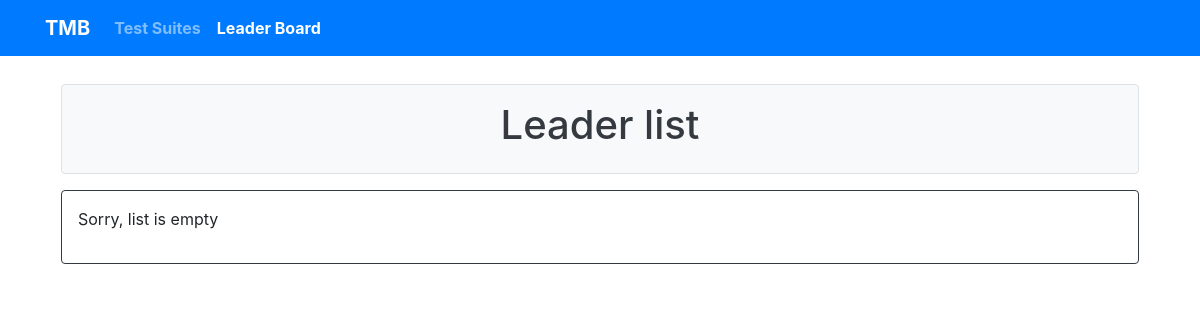
The page /test/leader_board/ (signed in) on the database as committed earlier.
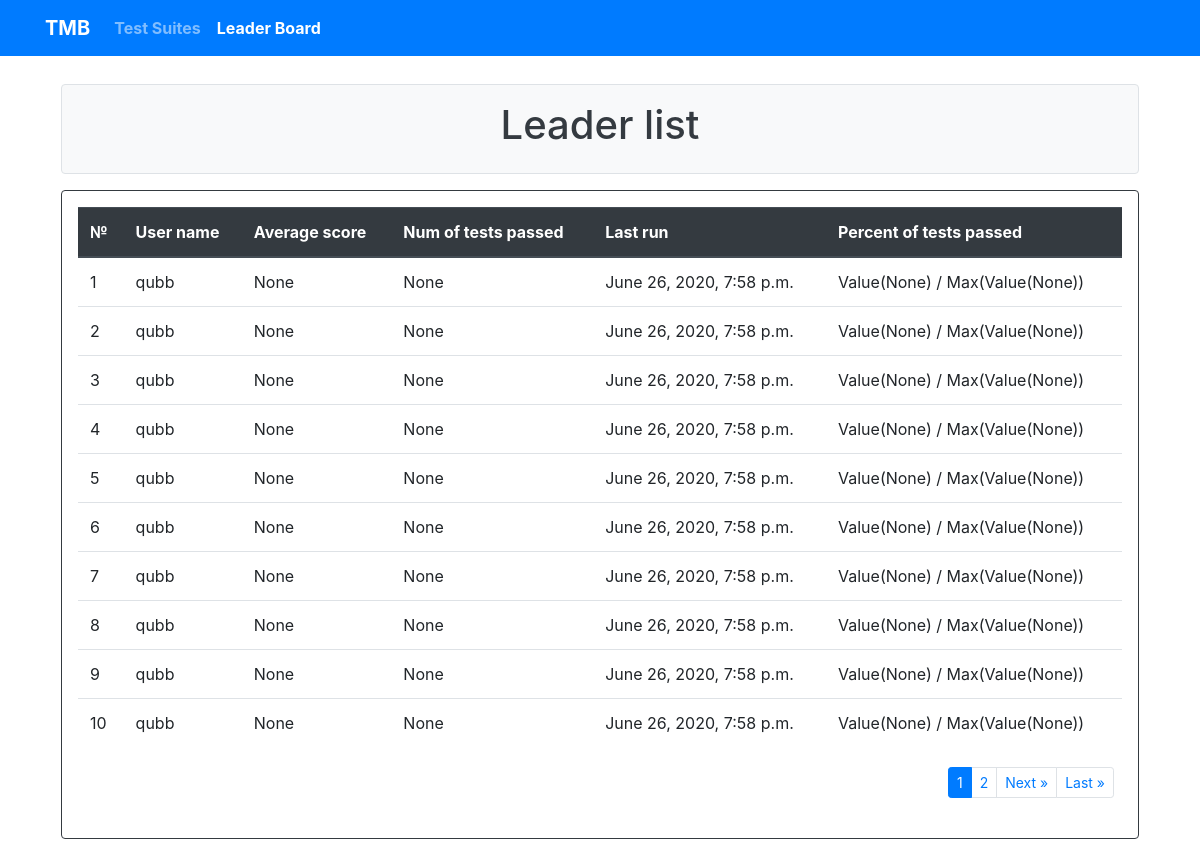
The same page on the database as committed later.
### testsuite/models.py (models this page shows, shortened)
class TestResult(models.Model):
    user = models.ForeignKey(to=settings.AUTH_USER_MODEL, related_name='test_result', on_delete=models.CASCADE)
    test = models.ForeignKey(to=Test, related_name='test_result', on_delete=models.CASCADE)
    avr_score = models.DecimalField(max_digits=10, decimal_places=2, default=0.0,
                                    validators=[MinValueValidator(0), MaxValueValidator(100)])
    datetime_run = models.DateTimeField(auto_now_add=True)
    is_completed = models.BooleanField(default=False)
    is_new = models.BooleanField(default=True)

### account/models.py (models this page shows, shortened)
class User(AbstractUser):
    image = models.ImageField(default='default.jpg', upload_to='pics')
    avr_score = models.PositiveIntegerField(null=True, blank=True)
    tests_list_passed = models.PositiveIntegerField(null=True, blank=True)
    def test_last_run(self):
        last_run = self.test_result.order_by('-id').first()
        return last_run.datetime_run
    def percent(self):
        max_score = Max(self.avr_score)
        new = self.avr_score / max_score
        return new

### testsuite/views.py (the view)
# urls.py: path('leader_board/', LeaderBoardView.as_view(), name='leader_list'),
class LeaderBoardView(LoginRequiredMixin, ListView):
    model = TestResult
    template_name = 'leader_list.html'
    context_object_name = 'leader_list'
    login_url = reverse_lazy('account:login')
    paginate_by = 10
    def get_queryset(self):
        qs = super().get_queryset()
        return qs

### testsuite/templates/leader_list.html (shortened to what this page needs)
{% extends 'base.html' %}
{% load crispy_forms_tags %}
{% block title %}
    Leader list
{% endblock %}
{% block content %}
    {% if leader_list %}
        <table class="table table-hover">
            <thead class="thead-dark">
                <tr>
                  <th>№</th>
                  <th>User name</th>
                  <th>Average score</th>
                  <th>Num of tests passed</th>
                  <th>Last run</th>
                  <th>Percent of tests passed</th>
                </tr>
            </thead>
            {% for leader in leader_list %}
                <tr>
                  <td> {{ leader.id }} </td>
                  <td> {{ leader.user.username }}</td>
                  <td> {{ leader.user.avr_score }}</td>
                  <td> {{ leader.user.tests_list_passed }}</td>
                  <td> {{ leader.user.test_last_run }}</td>
                  <td> {{ leader.user.percent }}</td>
                </tr>
            {% endfor %}
        </table>
        <div class="p-1 m-1">
            {% include 'includes/pagination.html' %}
        </div>
    {% else %}
        <p>Sorry, list is empty</p>
    {% endif %}
{% endblock %}

### templates/base.html (shortened to what this page needs)
<!DOCTYPE html>
{% load static %}
{% url 'test:test_list' as testsuite_url %}
{% url 'test:leader_list' as leaderboard_url %}
{% url 'profile' as profile_url %}
{% url 'login' as login_url %}
{% url 'logout' as logout_url %}
{% url 'register' as register_url %}
<html lang="en">
<head>
    <link rel="stylesheet" href="https://stackpath.bootstrapcdn.com/bootstrap/4.5.0/css/bootstrap.min.css">
</head>
<body>
    <nav class="navbar navbar-default navbar-fixed-top navbar-expand-lg navbar-dark bg-primary font-weight-bold ">
        <div class="container">
            <a class="navbar-brand" href="{% url 'index' %}">TMB</a>
            <div class="collapse navbar-collapse" id="navbarSupportedContent">
                <ul class="navbar-nav mr-auto">
                    <li class="nav-item {% if request.path == testsuite_url %} active {%endif%}">
                        <a class="nav-link" href="{{ testsuite_url }}">Test Suites <span class="sr-only">(current)</span></a>
                    </li>
                    <li class="nav-item {% if request.path == leaderboard_url %} active {%endif%}">
                        <a class="nav-link" href="{{ leaderboard_url }}">Leader Board</a>
                    </li>
                </ul>
            </div>
        </div>
    </nav>
    <div class="container">
        <div class="p-1 m-1">
        </div>
        <div class="border rounded text-center p-3 m-3 bg-light text-dark" >
            <h1>{% block title %}{{ title }}{% endblock %}</h1>
        </div>
        <div class="border border-dark rounded p-3 m-3">
            {% block content %}
            {% endblock %}
        </div>
    </div>
</body>
</html>

### templates/includes/pagination.html (shortened to what this page needs)
<nav aria-label="pagination page">
        <ul class="pagination justify-content-end pagination-sm">
            {% with offset=3 %}
                {% for number_page in page_obj.paginator.page_range %}
                    {% if number_page == page_obj.number %}
                        <li class="page-item active">
                            <a class="page-link" href="#">{{ page_obj.number }} <span class="sr-only">(current)</span></a>
                        </li>
                    {% elif number_page > page_obj.number|add:-3 and number_page < page_obj.number|add:3  %}
                        <li class="page-item">
                            <a class="page-link" href="?page={{ number_page }}">{{ number_page }} </a>
                        </li>
                    {% endif %}
                {% endfor %}
        {% endwith %}
            {% if page_obj.has_next %}
                <li class="page-item">
                    <a class="page-link" href="?page={{ page_obj.next_page_number }}" aria-label="Next">
                        <span aria-hidden="true">Next &raquo;</span>
                    </a>
                <li class="page-item">
                    <a class="page-link" href="?page={{ page_obj.paginator.num_pages }}" aria-label="Last">
                        <span aria-hidden="true">Last &raquo;</span>
                    </a>
                {% endif %}
        </ul>
    </nav>

Rows that differ between the two databases and show on the page:
added TestResult: id "1", user.username "qubb", user.avr_score "None", user.tests_list_passed "None", user.test_last_run "June 26, 2020, 7:58 p.m.", user.percent "Value(None) / Max(Value(None))"
added TestResult: id "2", user.username "qubb", user.avr_score "None", user.tests_list_passed "None", user.test_last_run "June 26, 2020, 7:58 p.m.", user.percent "Value(None) / Max(Value(None))"
added TestResult: id "3", user.username "qubb", user.avr_score "None", user.tests_list_passed "None", user.test_last_run "June 26, 2020, 7:58 p.m.", user.percent "Value(None) / Max(Value(None))"
added TestResult: id "4", user.username "qubb", user.avr_score "None", user.tests_list_passed "None", user.test_last_run "June 26, 2020, 7:58 p.m.", user.percent "Value(None) / Max(Value(None))"
added TestResult: id "5", user.username "qubb", user.avr_score "None", user.tests_list_passed "None", user.test_last_run "June 26, 2020, 7:58 p.m.", user.percent "Value(None) / Max(Value(None))"
added TestResult: id "6", user.username "qubb", user.avr_score "None", user.tests_list_passed "None", user.test_last_run "June 26, 2020, 7:58 p.m.", user.percent "Value(None) / Max(Value(None))"
added TestResult: id "7", user.username "qubb", user.avr_score "None", user.tests_list_passed "None", user.test_last_run "June 26, 2020, 7:58 p.m.", user.percent "Value(None) / Max(Value(None))"
added TestResult: id "8", user.username "qubb", user.avr_score "None", user.tests_list_passed "None", user.test_last_run "June 26, 2020, 7:58 p.m.", user.percent "Value(None) / Max(Value(None))"
added TestResult: id "9", user.username "qubb", user.avr_score "None", user.tests_list_passed "None", user.test_last_run "June 26, 2020, 7:58 p.m.", user.percent "Value(None) / Max(Value(None))"
added TestResult: id "10", user.username "qubb", user.avr_score "None", user.tests_list_passed "None", user.test_last_run "June 26, 2020, 7:58 p.m.", user.percent "Value(None) / Max(Value(None))"
Other text that changed with them:
text no longer shown: "Sorry, list is empty"
text now shown: "№ User name Average score Num of tests passed Last run Percent of tests passed Next » Last »"
new list line: "1"
new list line: "2"
